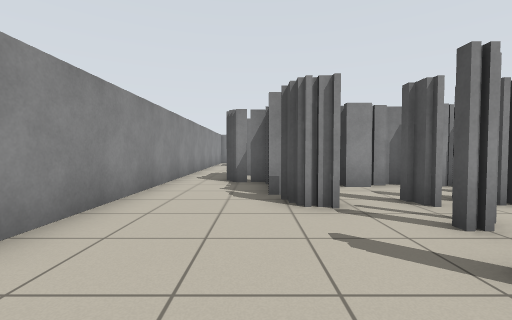
View 1 (above)

16 first-person views from a walk through a robot-simulator world made for Stage. The camera is 0.86 m above the floor, tilts 2° down and sees 90° across. The lines on the ground mark 1 m squares. The floor is counted in squares, 1 m on a side. Each view is taken from the middle of a square. On the plan, view 1 faces up. The plan holds only what a view shows up to about 10 squares ahead; the rest is blank. The robots in the file are not drawn.

View 2
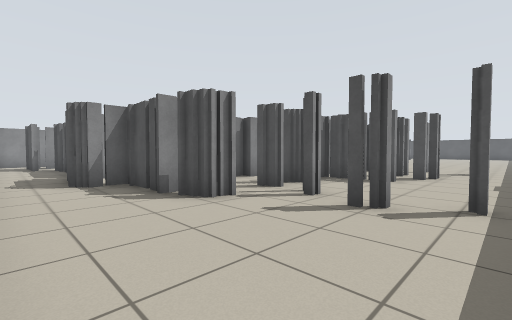

View 3
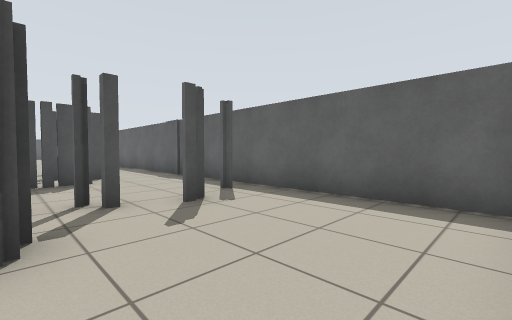

View 4
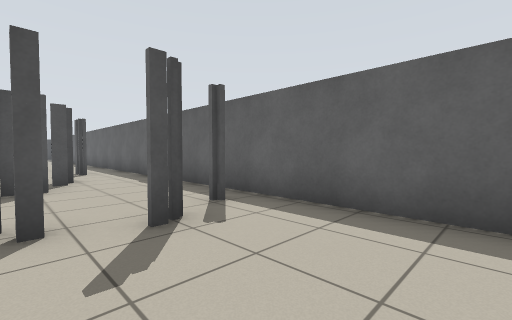

View 5
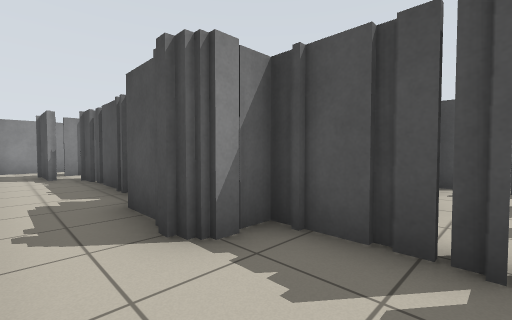

View 6
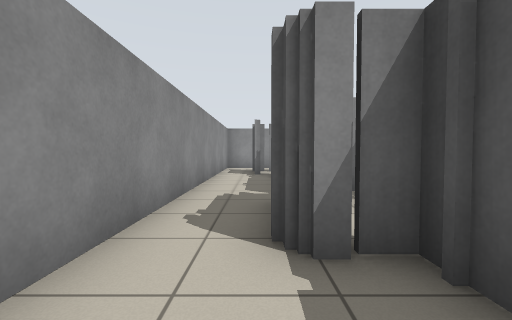

View 7
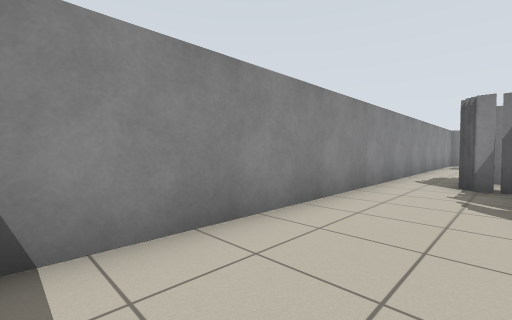

View 8
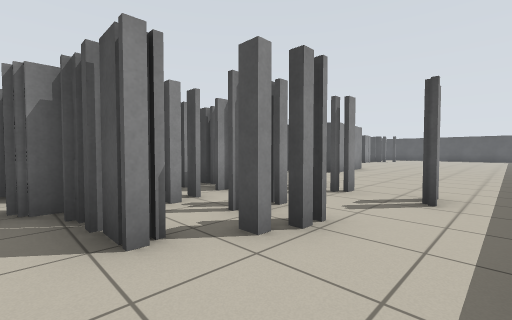

View 9
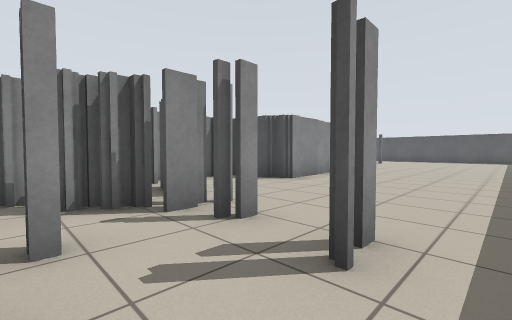

View 10
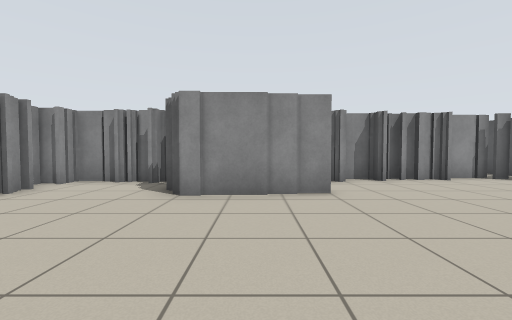

View 11
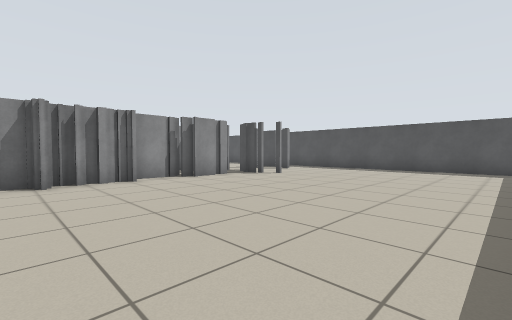

View 12
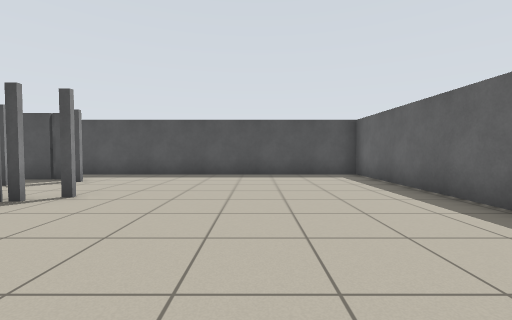

View 13
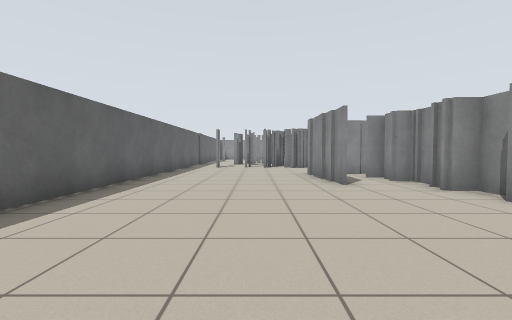

View 14
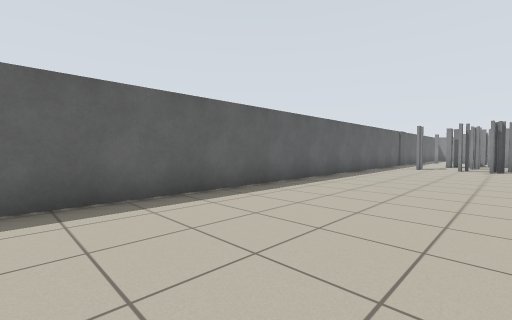

View 15
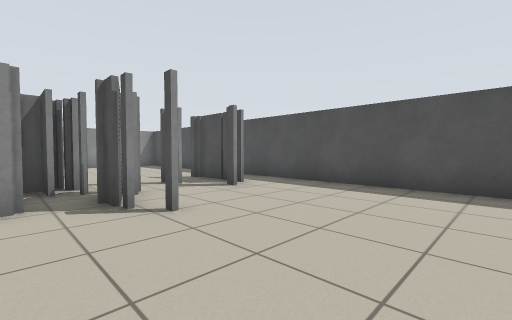

View 16
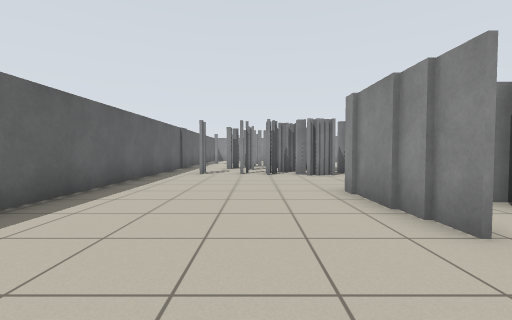

### Floor plan
Key: @ floor where view 1 was taken; # wall or solid block; . floor; T thing the floor can be seen under or through.
Columns run from 3 left of view 1 to 32 right of it. Each row starts with its distance up from view 1.
 18  ##
 17  ...
 16  .##
 15 #.##
 14 #..#
 13 #..#
 12 #..#                            ..
 11 #..#                         #....
 10 #..#                        ## T.# #
  9 #.##                         #TT.#.#
  8 #.##                #########TT.#..#
  7 #..#          ####.###.......TT....#
  6 #..##        ##..##................#
  5 #..##  ###  ###...###..............#
  4 #...####.#####.....................#
  3 #....##..###.#.....................#
  2 #.........##.......................#
  1 #............#.....................#
  0 #..@...............................#
 -1 ####################################

Where each view was taken, in squares from view 1:
view 1: 0 up, 0 right, facing up
view 2: 0 up, 2 left, facing up-right
view 3: 4 up, 2 left, facing down-right
view 4: 3 up, 1 left, facing down-right
view 5: 5 up, 2 left, facing up-right
view 6: 5 up, 1 left, facing up
view 7: 0 up, 0 right, facing up-left
view 8: 0 up, 5 right, facing up-right
view 9: 0 up, 8 right, facing up-right
view 10: 0 up, 16 right, facing up
view 11: 0 up, 19 right, facing up-right
view 12: 3 up, 22 right, facing right
view 13: 3 up, 24 right, facing left
view 14: 4 up, 24 right, facing down-left
view 15: 3 up, 25 right, facing up-right
view 16: 3 up, 20 right, facing left
